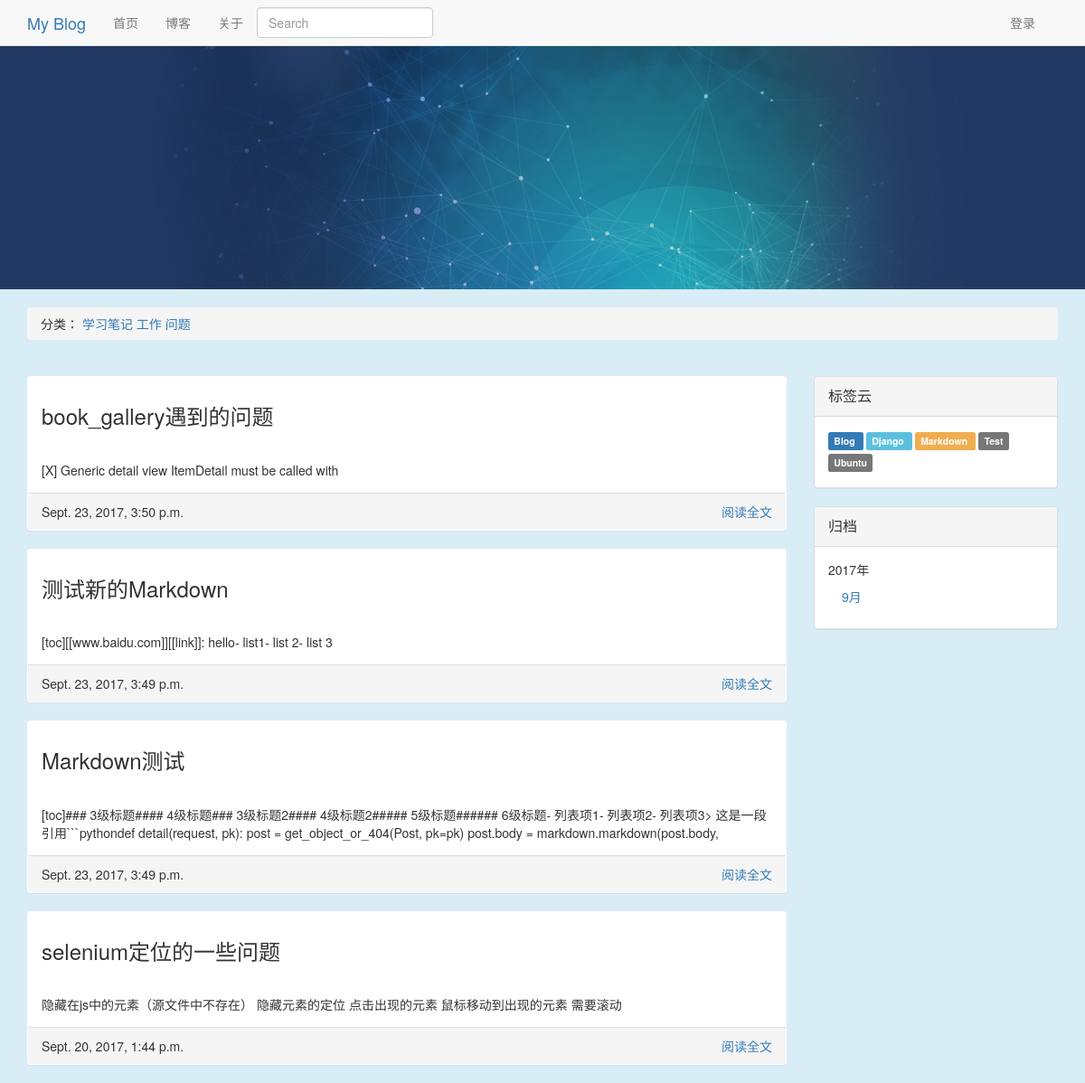
The app's page /blog/category/2/ with its own data.
### blog/models.py (models this page shows, shortened)
class Category(models.Model):
    name = models.CharField('类名', max_length=20)
    created_time = models.DateTimeField('创建时间', auto_now_add=True)
    last_modified_time = models.DateTimeField('修改时间', auto_now=True)
    def __unicode__(self):
        return self.name

class Article(models.Model):
    STATUS_CHOICES = (
        ('d', 'Draft'),
        ('p', 'Published'),
    )
    objects = ArticleManager()
    title = models.CharField('标题', max_length=70)
    body = models.TextField('正文')
    created_time = models.DateTimeField('创建时间', auto_now_add=True)
    tags = models.ManyToManyField('Tag', verbose_name='标签集合', blank=True)
    last_modified_time = models.DateTimeField('修改时间', auto_now=True)
    status = models.CharField('文章状态', max_length=1, choices=STATUS_CHOICES)
    abstract = models.CharField('摘要', max_length=254, blank=True, null=True,
                                help_text="可选，如若为空将摘取正文的前254个字符")
    views = models.PositiveIntegerField('浏览量', default=0)
    likes = models.PositiveIntegerField('点赞数', default=0)
    topped = models.BooleanField('置顶', default=False)
    category = models.ForeignKey('Category', verbose_name='分类',
                                 null=True,
                                 on_delete=models.SET_NULL)
    class Meta:
        ordering = ['-last_modified_time']

class Tag(models.Model):
    name = models.CharField('标签名', max_length=20)
    created_time = models.DateTimeField('创建时间', auto_now_add=True)
    last_modified_time = models.DateTimeField('修改时间', auto_now=True)
    def __unicode__(self):
        return self.name

### blog/views.py (the view)
# urls.py: url(r'^blog/category/(?P<cate_id>\d+)/$', CategoryView.as_view(), name='category'),
class CategoryView(ListView):
    template_name = "blog/category.html"
    context_object_name = "article_list"
    def get_queryset(self):
        article_list = Article.objects.filter(category=self.kwargs['cate_id'], status='p')
        return article_list
    def get_context_data(self, **kwargs):
        kwargs['category_list'] = Category.objects.all().order_by('name')
        kwargs['tag_list'] = Tag.objects.all().order_by('name')
        kwargs['date_archive'] = Article.objects.archive()
        kwargs['color_list'] = ['default', 'info', 'primary', 'warning', 'danger']
        return super(CategoryView, self).get_context_data(**kwargs)

### blog/models.py (called while the page is built)
    def archive(self):
        data_list = Article.objects.datetimes('created_time', 'month', order='DESC')
        data_dict = defaultdict(list)
        for d in data_list:
            data_dict[d.year].append(d.month)
        return sorted(data_dict.items(), reverse=True)

### templates/blog/category.html (shortened to what this page needs)
{% extends "blog/base.html" %}
{% block left %}
      {% for article in article_list %}
        <div class="panel">
            <div class="panel-heading">
                <div class="panel-title">
                    <h3>{{ article.title }}</h3></div>
            </div>
            <div class="panel-body">
                {{ article.abstract }}
            </div>
            <div class="panel-footer">
               <span>{{ article.last_modified_time }}</span>
                <span class="pull-right"><a href="{% url 'article' article.id %}">阅读全文</a></span>
            </div>
        </div>
    {% endfor %}
{% endblock %}

### templates/blog/base.html (shortened to what this page needs)
<!DOCTYPE html>
<html lang="en">
<head>
    {% load staticfiles %}
    <link rel="stylesheet" href="{% static 'blog/css/bootstrap.min2.css' %}">
    <link rel="stylesheet" href="{% static 'blog/css/code.css' %}">
    <link rel="stylesheet" href="{% static 'blog/css/github.css' %}">
</head>
<body class="bg-info">
{% block nav %}
        <nav class="navbar navbar-default navbar-static-top" style="margin-bottom: 0px;">
        <div class="container">
            <div class="nav-header">
                <div class="navbar-brand"><a href="{% url 'index' %}">My Blog</a></div>
            </div>
            <ul class="nav navbar-nav">
                <li><a href="{% url 'index' %}">首页</a></li>
                <li><a href="{% url 'index' %}">博客</a></li>
                <li><a href="{% url 'index' %}">关于</a></li>
            </ul>
            <ul class="nav navbar-nav navbar-right" style="margin-right: 10px;">
                <li><a href="../admin/" class="navbar-link">登录</a></li>
            </ul>
            <form class="navbar-form" action="" method="get">
                <input class="form-control" type="text" name="q" placeholder="Search">
            </form>
            </div>
        </nav>
{% endblock %}
{% block banner %}
        <img class="img-responsive" src="{% static 'blog/img/banner_wide.jpg' %}">
{% endblock %}
{% block breadcrumb %}
    <div class="container" style="margin-top: 20px;">
        <ol class="breadcrumb">
           <span>分类：</span>
            {% for category in category_list %}
                <a href="{% url 'category' category.id %}">{{ category }}</a>
            {% endfor %}
        </ol>
    </div>
{% endblock %}
<div class="container" style="margin-top: 20px;">
    {% block content %}
        <div class="col-md-9" style="padding-left: 0px;">
            {% block left %}{% endblock %}
        </div>
        <div class="col-md-3" style="padding-right: 0px;">
        {% block right %}
            <div class="panel panel-default">
                <div class="panel-heading"><div class="panel-title">标签云</div></div>
                <div class="panel-body">
                    {% for tag in tag_list %}
                        <a class="label label-{{ color_list | random }}" style="line-height: 24px;margin-right: 3px;" href="{% url 'tag' tag.id  %}">
                            {{ tag }}
                        </a>
                    {% endfor %}
                </div>
            </div>
            <div class="panel panel-default">
                <div class="panel-heading"><div class="panel-title">归档</div></div>
                <div class="panel-body">
                    {% for year,month_list in date_archive %}
                        <ul class="nav nav-stacked">
                            {{ year }}年
                             {% for month in month_list %}
                                 <li><a href="{% url 'archive' year month %}">{{ month }}月</a></li>
                             {% endfor %}
                        </ul>
                    {% endfor %}
                </div>
            </div>
        {% endblock %}
        </div>
    {% endblock %}
</div>
</body>
</html>

### records on screen
Category: name "学习笔记"
Category: name "工作"
Category: name "问题"
Article: title "book_gallery遇到的问题", abstract "[X] Generic detail view ItemDetail must be called with", last_modified_time "Sept. 23, 2017, 3:50 p.m."
Article: title "测试新的Markdown", abstract "[toc][[www.baidu.com]][[link]]: hello- list1- list 2- list 3", last_modified_time "Sept. 23, 2017, 3:49 p.m."
Article: title "Markdown测试", abstract "[toc]### 3级标题#### 4级标题### 3级标题2#### 4级标题2##### 5级标题###### 6级标题- 列表项1- 列表项2- 列表项3> 这是一段引用```pythondef detail(request, pk): post = get_object_or_404(Post, pk=pk) post.body = markdown.markdown(post.body,", last_modified_time "Sept. 23, 2017, 3:49 p.m."
Article: title "selenium定位的一些问题", abstract "隐藏在js中的元素（源文件中不存在） 隐藏元素的定位 点击出现的元素 鼠标移动到出现的元素 需要滚动", last_modified_time "Sept. 20, 2017, 1:44 p.m."
Tag: name "Blog"
Tag: name "Django"
Tag: name "Markdown"
Tag: name "Test"
Tag: name "Ubuntu"

### other values on screen
{{ year }} "2017"
{{ month }} "9"
